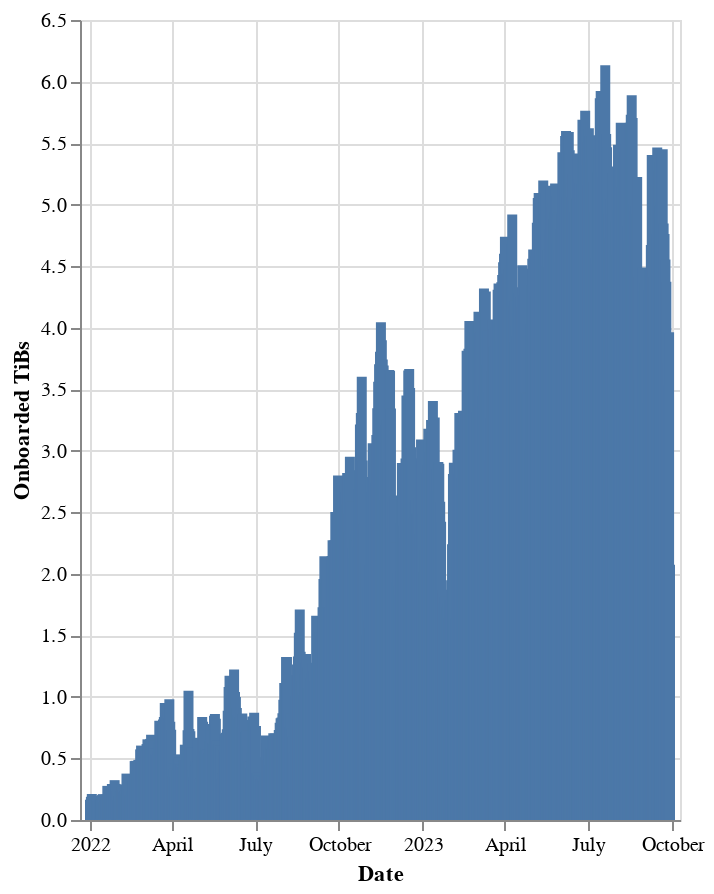

Notebook cell for this chart:
### Markdown cell above
::: {layout="[ [3, 2] ]"}

### Code cell
# | output: true

display(Markdown(f"### Data Onboarding Rate"))

c = (
    alt.Chart(df)
    .mark_bar()
    .encode(
        x=alt.X("date:T", title="Date"),
        y=alt.Y("onboarded_tibs:Q", title="Onboarded TiBs"),
        tooltip=[
            alt.Tooltip("date:T", title="Date"),
            alt.Tooltip("onboarded_tibs:Q", title="Onboarded TiBs"),
        ],
    )
    .properties(width="container", height=400)
    .interactive(bind_y=False)
)

c.display()

### Figure 1 — Vega-Lite specification as saved in the notebook (floating-point values rounded to 4 significant figures; data arrays with more than 128 entries replaced by an {"elided": "..."} marker saying what was removed)
{"config": {"view": {"continuousWidth": 300, "continuousHeight": 300}}, "data": {"name": "data-35ba0b45c2fe974d8c376bba0567e7c7"}, "mark": {"type": "bar"}, "encoding": {"tooltip": [{"field": "date", "title": "Date", "type": "temporal"}, {"field": "onboarded_tibs", "title": "Onboarded TiBs", "type": "quantitative"}], "x": {"field": "date", "title": "Date", "type": "temporal"}, "y": {"field": "onboarded_tibs", "title": "Onboarded TiBs", "type": "quantitative"}}, "height": 400, "params": [{"name": "param_8", "select": {"type": "interval", "encodings": ["x"]}, "bind": "scales"}], "width": "container", "$schema": "https://vega.github.io/schema/vega-lite/v5.14.1.json", "datasets": {"data-35ba0b45c2fe974d8c376bba0567e7c7": {"elided": "637 records"}}}
